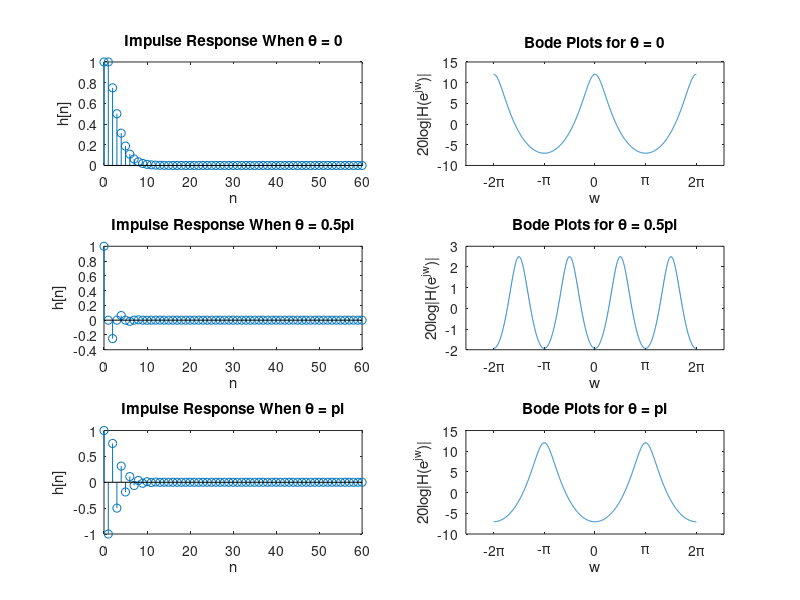

This chart was generated by the following MATLAB code:
clc;    clear;

dw = 2*pi*10^-3; 
% define dw

n = 0:1:60;
% define the range of n
w = -2*pi:dw:2*pi;
% define the range of w

h_0 = (n+1).*0.5.^n .* (n>=0);
h_5 = 0.5.^n.*(sin((n+1)*0.5*pi)/sin(0.5*pi)) .* (n>=0);
h_pi = (n+1).*(-0.5).^n .* (n>=0);
% according to Eqn.(6.66), the impulse response h[n] = (n + 1)((-r)^n)u[n]

H_0 = 1./(1-2*0.5*cos(0).*exp(-1j.*w)+0.5^2.*exp(-2j.*w));
H_5 = 1./(1-2*0.5*cos(0.5*pi).*exp(-1j.*w)+0.5^2.*exp(-2j.*w));
H_pi = 1./(1-2*0.5*cos(pi).*exp(-1j.*w)+0.5^2.*exp(-2j.*w));
% according to Eqn.(6.58), the frequency response H[n] = 1/(1 - 2rcosθ*e^(-jw) + r^2*e^(-2jw))


% Plotting
subplot(3,2,1)
stem(n,h_0)
title('Impulse Response When θ = 0'); 
xlabel('n');
ylabel('h[n]');

subplot(3,2,2)
plot(w,20*log10(H_0))
set(gca,'XTick',-2*pi:pi:2*pi)
set(gca,'XTickLabel',{'-2\pi','-\pi','0','\pi','2\pi'})
title('Bode Plots for θ = 0'); 
xlabel('w');
ylabel('20log|H(e^j^w)|');

subplot(3,2,3)
stem(n,h_5)
title('Impulse Response When θ = 0.5pi'); 
xlabel('n');
ylabel('h[n]');

subplot(3,2,4)
plot(w,20*log10(H_5))
set(gca,'XTick',-2*pi:pi:2*pi)
set(gca,'XTickLabel',{'-2\pi','-\pi','0','\pi','2\pi'})
title('Bode Plots for θ = 0.5pi'); 
xlabel('w');
ylabel('20log|H(e^j^w)|');

subplot(3,2,5)
stem(n,h_pi)
title('Impulse Response When θ = pi'); 
xlabel('n');
ylabel('h[n]');

subplot(3,2,6)
plot(w,20*log10(H_pi))
set(gca,'XTick',-2*pi:pi:2*pi)
set(gca,'XTickLabel',{'-2\pi','-\pi','0','\pi','2\pi'})
title('Bode Plots for θ = pi'); 
xlabel('w');
ylabel('20log|H(e^j^w)|');


